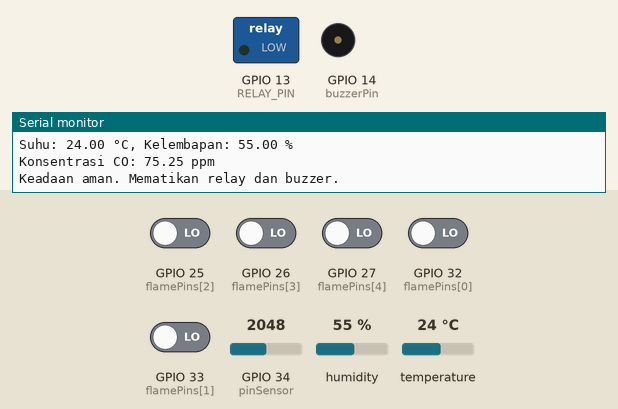
Simulated run of this sketch. Board: ESP32. On the bench: switched loads named in the sketch (green lamp = pin HIGH), buzzer (waves = sounding, pin HIGH), the last lines printed to the serial monitor. Inputs (shaded band) come from the test bench; at power-on: GPIO 25 (flamePins[2]), GPIO 26 (flamePins[3]), GPIO 27 (flamePins[4]), GPIO 32 (flamePins[0]), GPIO 33 (flamePins[1]) LOW, GPIO 34 (pinSensor) = 2048, humidity 55 %, temperature 24 °C. WiFi joins after 1.5 s; servers stay silent unless stated; EEPROM starts erased.

Above: at 2.7 s.
2.8 s: GPIO 34 (pinSensor) set to 3010
6.0 s: GPIO 34 (pinSensor) set to 3092
At 7.9 s:
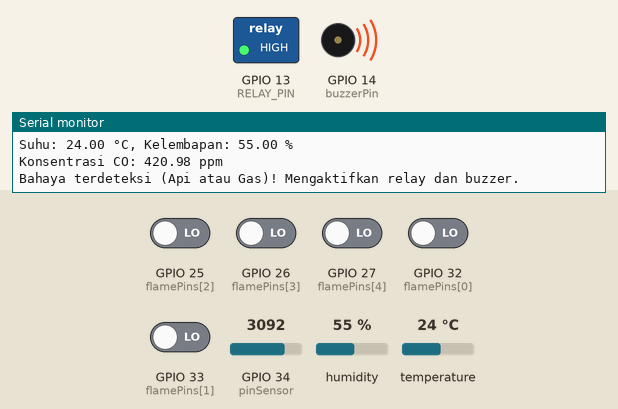
At 12.9 s:
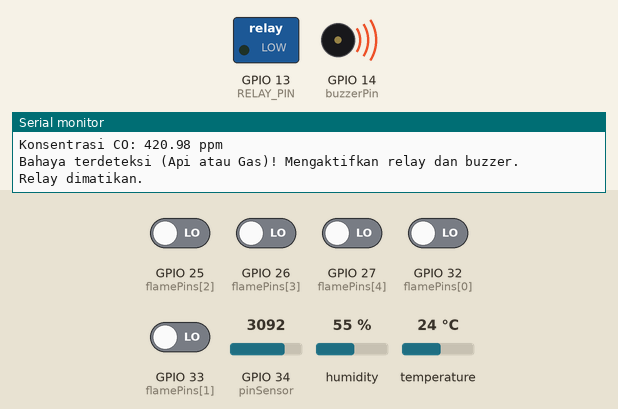
Timing chart, 0 to 22.0 s (numbered marks = the images above; inputs shaded):
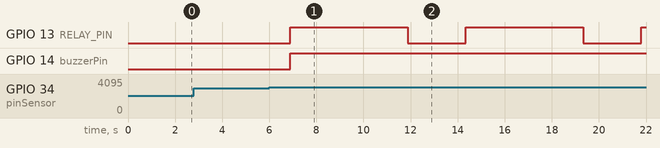

The sketch:

esp32.ino
```cpp
#include <DHT.h>
#include <EEPROM.h>
#include <WiFi.h>           // Gunakan WiFi.h
#include <FirebaseESP32.h>   // Pastikan library ini terinstall

#define DHTPIN 15           // GPIO 15 untuk sensor DHT22
#define DHTTYPE DHT22       // Tipe sensor DHT

DHT dht(DHTPIN, DHTTYPE);

// Pin untuk sensor api
const int flamePins[] = {32, 33, 25, 26, 27};  // GPIO untuk sensor api
// Pin untuk sensor MQ-7
#define pinSensor 34        // GPIO 34 untuk sensor MQ-7
// Pin untuk buzzer dan relay
const int buzzerPin = 14;   // GPIO 14 untuk buzzer
#define RELAY_PIN 13        // GPIO 13 untuk relay

// Alamat EEPROM
const int TEMP_ADDR = 0;       // Alamat EEPROM untuk suhu
const int HUMIDITY_ADDR = 4;   // Alamat EEPROM untuk kelembapan
const int CO_ADDR = 8;         // Alamat EEPROM untuk konsentrasi CO

long RL = 1000;                // 1000 Ohm
long Ro = 830;                 // 830 Ohm (Sesuaikan sesuai sensor)

// Kredensial WiFi
const char* ssid = "SangatKencang";
const char* password = "sangatkencang";

// Kredensial Firebase
#define FIREBASE_HOST "https://skripsi-pemadam-api-default-rtdb.asia-southeast1.firebasedatabase.app"
#define FIREBASE_AUTH "AIzaSyA2W28xdpeFipeKilnLbj1q2ZM3l8gXmHM"

// Deklarasi Firebase
FirebaseData firebaseData;
FirebaseConfig firebaseConfig;
FirebaseAuth firebaseAuth;

// Fungsi untuk menyimpan dan membaca float dari EEPROM
void writeFloat(int address, float value) {
    byte *ptr = (byte *)(void *)&value;
    for (int i = 0; i < sizeof(value); i++) {
        EEPROM.write(address + i, *ptr++);
    }
}

float readFloat(int address) {
    float value = 0.0;
    byte *ptr = (byte *)(void *)&value;
    for (int i = 0; i < sizeof(value); i++) {
        *ptr++ = EEPROM.read(address + i);
    }
    return value;
}

void setup() {
    // Inisialisasi pin sensor api
    for (int i = 0; i < 5; i++) {
        pinMode(flamePins[i], INPUT);
    }

    pinMode(buzzerPin, OUTPUT);        // Inisialisasi pin buzzer
    pinMode(RELAY_PIN, OUTPUT);        // Inisialisasi pin relay
    digitalWrite(RELAY_PIN, LOW);      // Relay dimatikan pada awal

    Serial.begin(115200);              // Memulai komunikasi Serial
    dht.begin();                       // Memulai sensor DHT

    // Koneksi ke WiFi
    WiFi.begin(ssid, password);
    Serial.print("Menghubungkan ke WiFi");
    while (WiFi.status() != WL_CONNECTED) {
        delay(500);
        Serial.print(".");
    }
    Serial.println("\nTerhubung ke jaringan WiFi");
    Serial.print("Alamat IP: ");
    Serial.println(WiFi.localIP());

    // Konfigurasi Firebase
    firebaseConfig.host = FIREBASE_HOST;
    firebaseConfig.api_key = FIREBASE_AUTH;

    // Inisialisasi Firebase
    Firebase.begin(&firebaseConfig, &firebaseAuth);

    // Membaca data dari EEPROM
    float lastTemperature = readFloat(TEMP_ADDR);
    float lastHumidity = readFloat(HUMIDITY_ADDR);
    float lastCO = readFloat(CO_ADDR);

    Serial.print("Suhu terakhir: ");
    Serial.print(lastTemperature);
    Serial.print(" °C, Kelembapan terakhir: ");
    Serial.print(lastHumidity);
    Serial.print(" %, CO terakhir: ");
    Serial.print(lastCO);
    Serial.println(" ppm");
}

void loop() {
    // Membaca data dari sensor DHT22
    float humidity = dht.readHumidity();
    float temperature = dht.readTemperature();

    if (isnan(humidity) || isnan(temperature)) {
        Serial.println("Gagal membaca dari sensor DHT!");
        return;
    }

    if (temperature != readFloat(TEMP_ADDR)) {
        writeFloat(TEMP_ADDR, temperature);
    }
    if (humidity != readFloat(HUMIDITY_ADDR)) {
        writeFloat(HUMIDITY_ADDR, humidity);
    }

    Firebase.setFloat(firebaseData, "/temperature", temperature);
    Firebase.setFloat(firebaseData, "/humidity", humidity);

    Serial.print("Suhu: ");
    Serial.print(temperature);
    Serial.print(" °C, Kelembapan: ");
    Serial.print(humidity);
    Serial.println(" %");

    bool flameDetected = false;
    for (int i = 0; i < 5; i++) {
        if (digitalRead(flamePins[i]) == HIGH) {
            flameDetected = true;
            Serial.print("Api terdeteksi di sensor ");
            Serial.println(i + 1);
        }
    }

    int sensorvalue = analogRead(pinSensor);
    float VRL = sensorvalue * 3.3 / 4095;

    float Rs = (3.3 * RL / VRL) - RL;
    float ppm = 100 * pow(Rs / Ro, -1.53);

    if (ppm != readFloat(CO_ADDR)) {
        writeFloat(CO_ADDR, ppm);
    }

    Firebase.setFloat(firebaseData, "/CO", ppm);

    Serial.print("Konsentrasi CO: ");
    Serial.print(ppm);
    Serial.println(" ppm");

    if (flameDetected || ppm > 400) {
        Serial.println("Bahaya terdeteksi (Api atau Gas)! Mengaktifkan relay dan buzzer.");

        digitalWrite(buzzerPin, HIGH);
        digitalWrite(RELAY_PIN, HIGH);

        delay(5000);

        digitalWrite(RELAY_PIN, LOW);
        Serial.println("Relay dimatikan.");

    } else {
        Serial.println("Keadaan aman. Mematikan relay dan buzzer.");
        digitalWrite(buzzerPin, LOW);
        digitalWrite(RELAY_PIN, LOW);
    }

    delay(2000);
}
```

Measured:
- the behaviour switches between 3066 and 3067 on GPIO 34 (pinSensor) (found by bisection; images 0 and 1)
- after the input at 6.0 s, GPIO 13 (RELAY_PIN): alternates HIGH for 5.0 s and LOW for 2.5 s, starting after 0.88 s; GPIO 14 (buzzerPin): LOW → HIGH after 0.88 s
